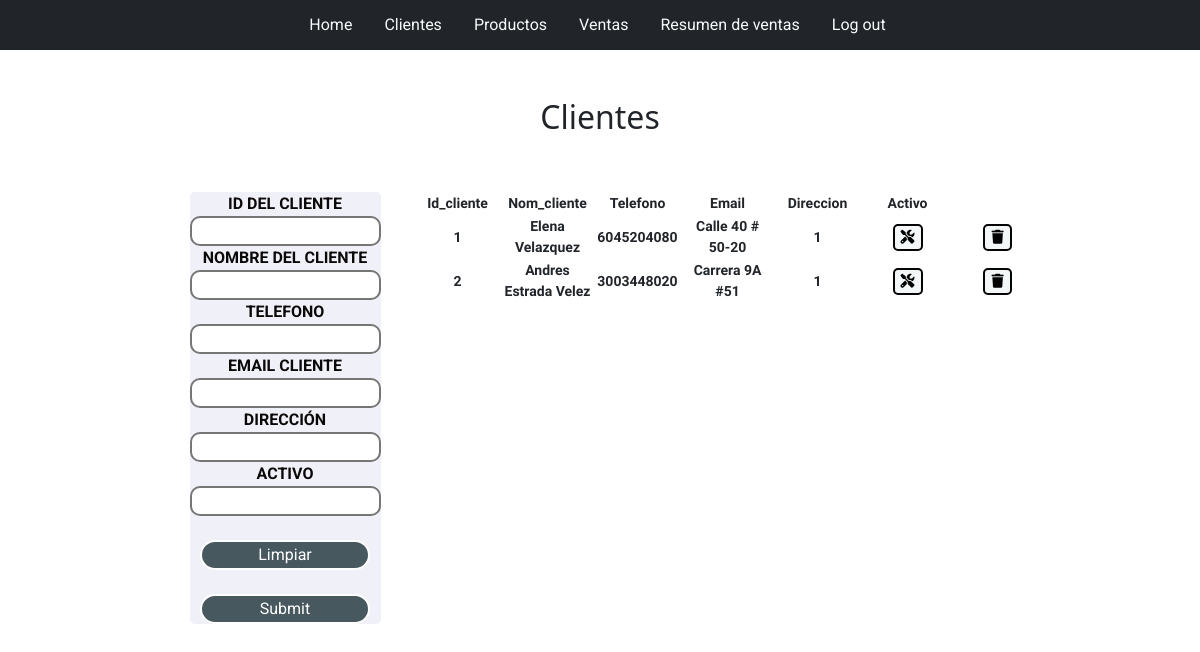
/crudztienda/indexcliente.php, run on the app's committed database.
### tables this page shows
CREATE TABLE `clientes` (
  `id_cliente` int(10) NOT NULL,
  `nom_cliente` varchar(100) NOT NULL,
  `telefono` bigint(13) NOT NULL,
  `email_cliente` varchar(100) NOT NULL,
  `direccion` varchar(100) NOT NULL,
  `activo` tinyint(1) NOT NULL
);

### crudztienda/indexcliente.php (the view, shortened to what this page needs)
<?php
require('ds.php');
include('header.php');
    $sentencia=$bd->query("SELECT *FROM clientes");
    $clientes=$sentencia->fetchALL(PDO::FETCH_OBJ);
?>
<!DOCTYPE html>
<html lang="en">
<head>
    <link rel="stylesheet" href="estilocliente.css">
</head>
<body>
<h2 class="text-dark text-center mt-5">Clientes</h2>
    <div class="contenedort">
    <div class="contenedorFormulario ">
    <form action="guardarcliente.php" method="POST">
        <div>
            <label for="">ID DEL CLIENTE</label>
            <br>
            <input type="text" name="idCliente">
        </div>
            <div>
                <label for="">NOMBRE DEL CLIENTE</label>
                <br>
                <input type="text" name="nombreCliente">
            </div>
            <div>
                <label for="">TELEFONO</label>
                <br>
                <input type="text" name="telefono">
            </div>
            <div>
                <label for="">EMAIL CLIENTE</label>
                <br>
                <input type="text" name="emailCliente">
            </div>
            <div>
                <label for="">DIRECCIÓN</label>
                <br>
                <input type="text" name="dirCliente">
            </div>
            <div>
                <label for="">ACTIVO</label>
                <br>
                <input type="text" name="activo">
            </div>
            <div>
                <br>
           <input id="botones" type="reset" value="Limpiar">
           <br>
           <br>
             <input id="botones"  type="submit" name="bntenviar">
            </div>
        </form>
        </div>
        <div class="containertabla ">
            <table>
                <tr>
                    <td>id_cliente</td>
                    <td>nom_cliente</td>
                    <td>telefono</td>
                    <td>email</td>
                    <td>direccion</td>
                    <td>activo</td>
                </tr>
            <?php
            foreach($clientes as $cliente){
              ?>
              <tr>
                  <td><?php echo $cliente->id_cliente ?></td>
                  <td><?php echo $cliente->nom_cliente ?></td>
                  <td><?php echo $cliente->telefono ?></td>
                  <td><?php echo $cliente->direccion ?></td>
                  <td><?php echo $cliente->activo?></td>
                  <td><a href="preactualizarcliente.php?id=<?php echo $cliente->id_cliente; ?>"><button><i class="fa-solid fa-screwdriver-wrench"></i></button></a></td>
                  <td><a href="eliminarcliente.php?id=<?php echo $cliente->id_cliente; ?>"><button><i class="fa-solid fa-trash"></i></button></a></td>
              </tr>
              <?php
            }
            ?>
            </table>
        </div>
    </div>
</body>
</html>

### crudztienda/estiloheader.css (style rules this page uses)
a { font-family: 'Roboto', sans-serif; }

### crudztienda/estilocliente.css (style rules this page uses)
td { text-align: center; width: 90px; font-family: 'Libre Franklin', sans-serif; text-transform:capitalize; font-size: 14px; border-style:solid ; border-color: rgba(248, 247, 247, ); border-radius:5px; font-weight:600; }
tr { border-style: dotted; }
.contenedorFormulario { display: flex; justify-content:flex-start; margin-right: 2em; margin-left: 2em; text-align: center; border-radius: 5px; width:max-content; background-color: rgba(231, 231, 243, 0.6); color: rgb(11, 8, 8); font-weight: bold; margin-top: 3em; font-size: 16px; text-transform: capitalize; font-family: 'Roboto', sans-serif; }
.contenedort { display: flex; justify-content: center; }
input { border-style: solid ; border-radius: 10px; }
button { background-color: rgba(233, 240, 240, 0.5); border-color: rgb(5, 5, 5); border-radius: 5px; border-style: solid; }
#botones { width: 170px; border-style: solid; border-radius: 30px; border-color: white; background-color: rgb(30, 50, 58,0.8); color: rgb(255, 255, 255); }
.containertabla { margin-top: 3em; }

### data on the page
clientes: id_cliente "1", nom_cliente "Elena Velazquez", telefono "6045204080", direccion "Calle 40 # 50-20", activo "1"
clientes: id_cliente "2", nom_cliente "Andres Estrada Velez", telefono "3003448020", direccion "Carrera 9A #51", activo "1"
